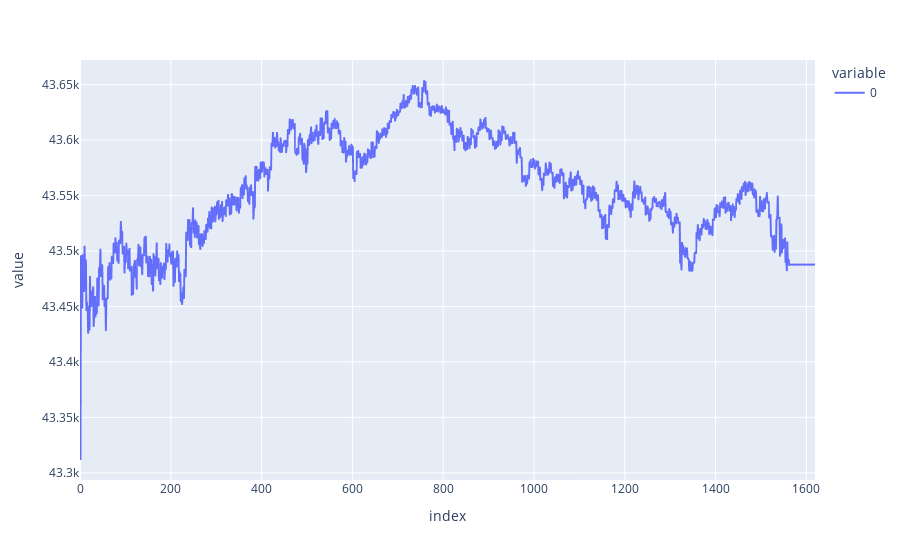

This figure's notebook cell:
### Code cell
import plotly.express as px

fig = px.line(trend_transform)
fig.show()

### Figure 1 — Plotly figure (JSON) as saved in the notebook; plotly's stock layout.template omitted (floating-point values rounded to 4 significant figures; data arrays with more than 128 entries replaced by an {"elided": "..."} marker saying what was removed)
{"data": [{"hovertemplate": "variable=0<br>index=%{x}<br>value=%{y}<extra></extra>", "legendgroup": "0", "line": {"color": "#636efa", "dash": "solid"}, "marker": {"symbol": "circle"}, "mode": "lines", "name": "0", "showlegend": true, "type": "scattergl", "x": {"elided": "1620 int values"}, "xaxis": "x", "y": {"elided": "1620 float values"}, "yaxis": "y"}], "layout": {"legend": {"title": {"text": "variable"}, "tracegroupgap": 0}, "margin": {"t": 60}, "xaxis": {"anchor": "y", "domain": [0, 1], "title": {"text": "index"}}, "yaxis": {"anchor": "x", "domain": [0, 1], "title": {"text": "value"}}}}
